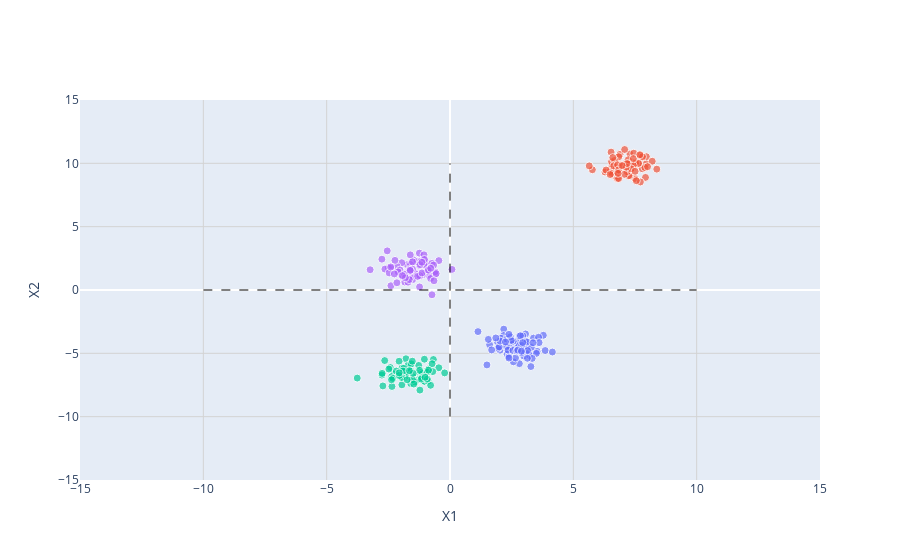

The notebook cell this image was saved under:
### Code cell
# Plotting data
fig = make_subplots(rows=1, cols=1)
plot_data(fig, X, y, clusters=clusters, row=1, col=1)
fig.show()
